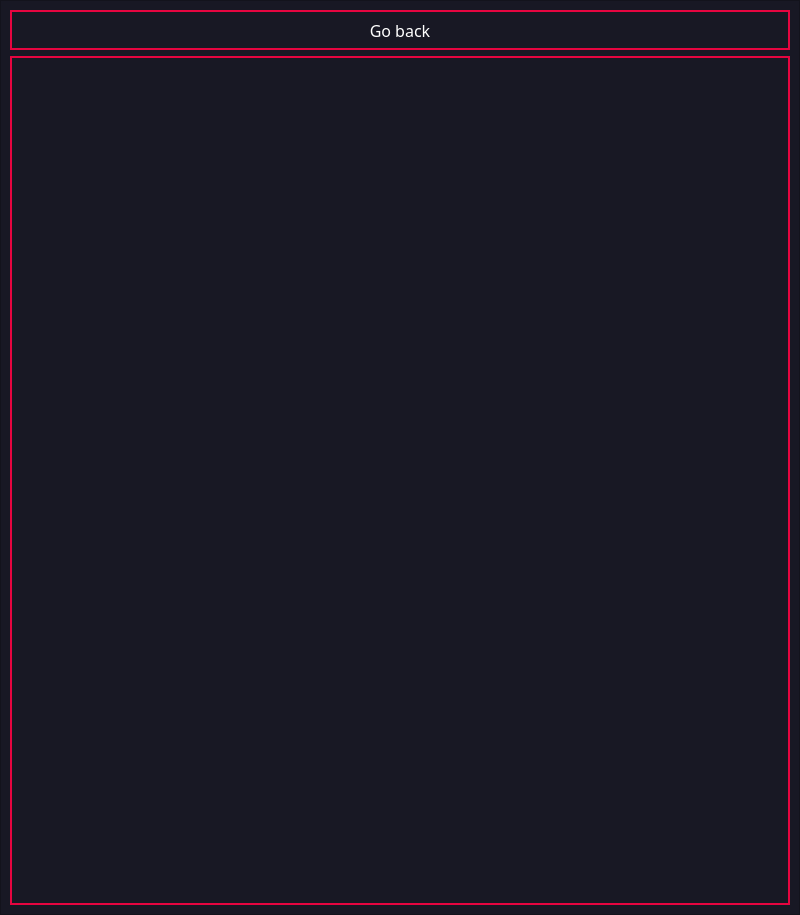
<?xml version="1.0" encoding="UTF-8"?>
<ui version="4.0">
 <class>map_window</class>
 <widget class="QMainWindow" name="map_window">
  <property name="geometry">
   <rect>
    <x>0</x>
    <y>0</y>
    <width>800</width>
    <height>915</height>
   </rect>
  </property>
  <property name="windowTitle">
   <string>MainWindow</string>
  </property>
  <property name="styleSheet">
   <string notr="true">background-color:rgb(24,24,36);
color:white;</string>
  </property>
  <widget class="QWidget" name="centralwidget">
   <layout class="QVBoxLayout" name="verticalLayout">
    <property name="spacing">
     <number>0</number>
    </property>
    <property name="leftMargin">
     <number>0</number>
    </property>
    <property name="topMargin">
     <number>0</number>
    </property>
    <property name="rightMargin">
     <number>0</number>
    </property>
    <property name="bottomMargin">
     <number>0</number>
    </property>
    <item>
     <widget class="QFrame" name="map_frame">
      <property name="frameShape">
       <enum>QFrame::StyledPanel</enum>
      </property>
      <property name="frameShadow">
       <enum>QFrame::Raised</enum>
      </property>
      <layout class="QVBoxLayout" name="verticalLayout_2">
       <item>
        <widget class="QPushButton" name="back_btn">
         <property name="maximumSize">
          <size>
           <width>16777215</width>
           <height>40</height>
          </size>
         </property>
         <property name="font">
          <font>
           <family>MV Boli</family>
           <pointsize>12</pointsize>
          </font>
         </property>
         <property name="cursor">
          <cursorShape>PointingHandCursor</cursorShape>
         </property>
         <property name="styleSheet">
          <string notr="true">border: 2px solid rgb(230,5,64);</string>
         </property>
         <property name="text">
          <string>Go back</string>
         </property>
        </widget>
       </item>
       <item>
        <widget class="QLabel" name="map_lbl">
         <property name="font">
          <font>
           <family>Papyrus</family>
           <pointsize>14</pointsize>
          </font>
         </property>
         <property name="styleSheet">
          <string notr="true">border: 2px solid rgb(230,5,64);</string>
         </property>
         <property name="text">
          <string/>
         </property>
         <property name="pixmap">
          <pixmap>../map.PNG</pixmap>
         </property>
         <property name="alignment">
          <set>Qt::AlignCenter</set>
         </property>
        </widget>
       </item>
      </layout>
     </widget>
    </item>
   </layout>
  </widget>
 </widget>
 <resources/>
 <connections/>
</ui>
